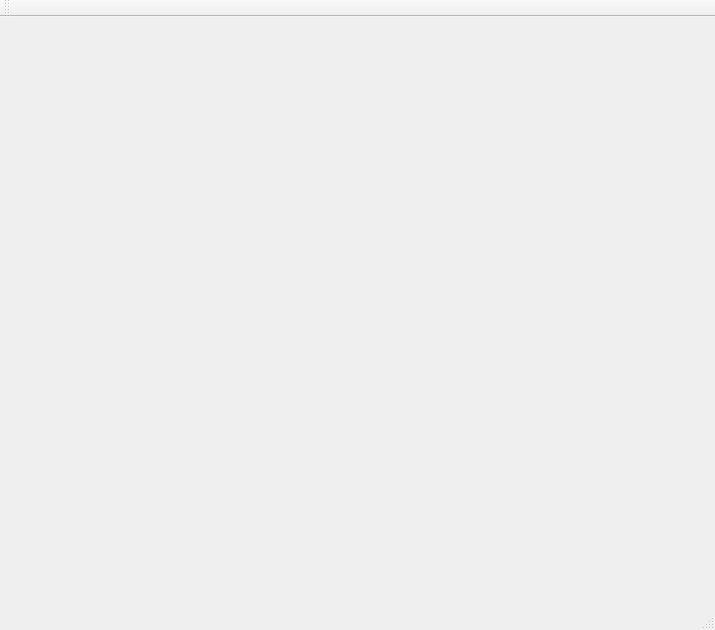
<?xml version="1.0" encoding="UTF-8"?>
<ui version="4.0">
 <class>MainWindow</class>
 <widget class="QMainWindow" name="MainWindow">
  <property name="geometry">
   <rect>
    <x>0</x>
    <y>0</y>
    <width>715</width>
    <height>630</height>
   </rect>
  </property>
  <property name="windowTitle">
   <string>MainWindow</string>
  </property>
  <widget class="QWidget" name="centralWidget">
   <widget class="QGLESWIDGET" name="widget" native="true">
    <property name="geometry">
     <rect>
      <x>10</x>
      <y>10</y>
      <width>600</width>
      <height>600</height>
     </rect>
    </property>
   </widget>
  </widget>
  <widget class="QMenuBar" name="menuBar">
   <property name="geometry">
    <rect>
     <x>0</x>
     <y>0</y>
     <width>715</width>
     <height>25</height>
    </rect>
   </property>
  </widget>
  <widget class="QToolBar" name="mainToolBar">
   <attribute name="toolBarArea">
    <enum>TopToolBarArea</enum>
   </attribute>
   <attribute name="toolBarBreak">
    <bool>false</bool>
   </attribute>
  </widget>
  <widget class="QStatusBar" name="statusBar"/>
 </widget>
 <layoutdefault spacing="6" margin="11"/>
 <customwidgets>
  <customwidget>
   <class>QGLESWIDGET</class>
   <extends>QWidget</extends>
   <header>qgleswidget.h</header>
   <container>1</container>
  </customwidget>
 </customwidgets>
 <resources/>
 <connections/>
</ui>
